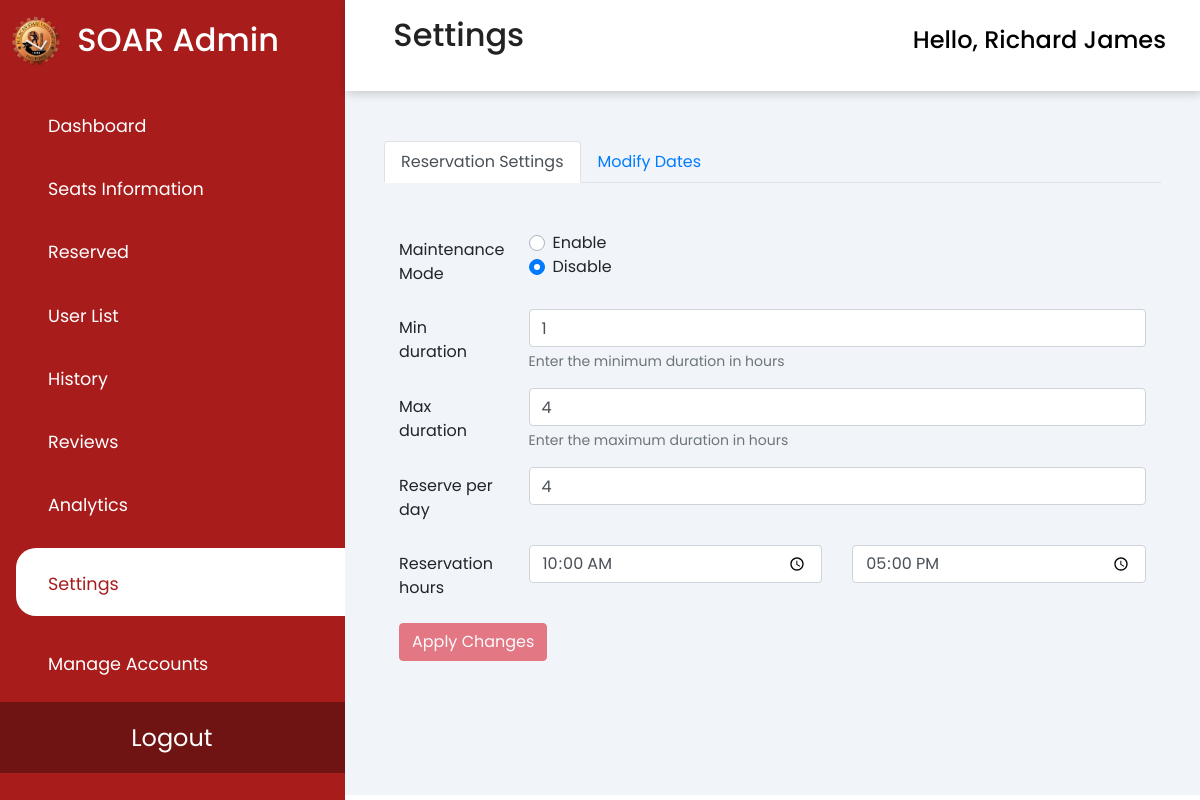
The page /php/settings.php (signed in) on the database as committed earlier.
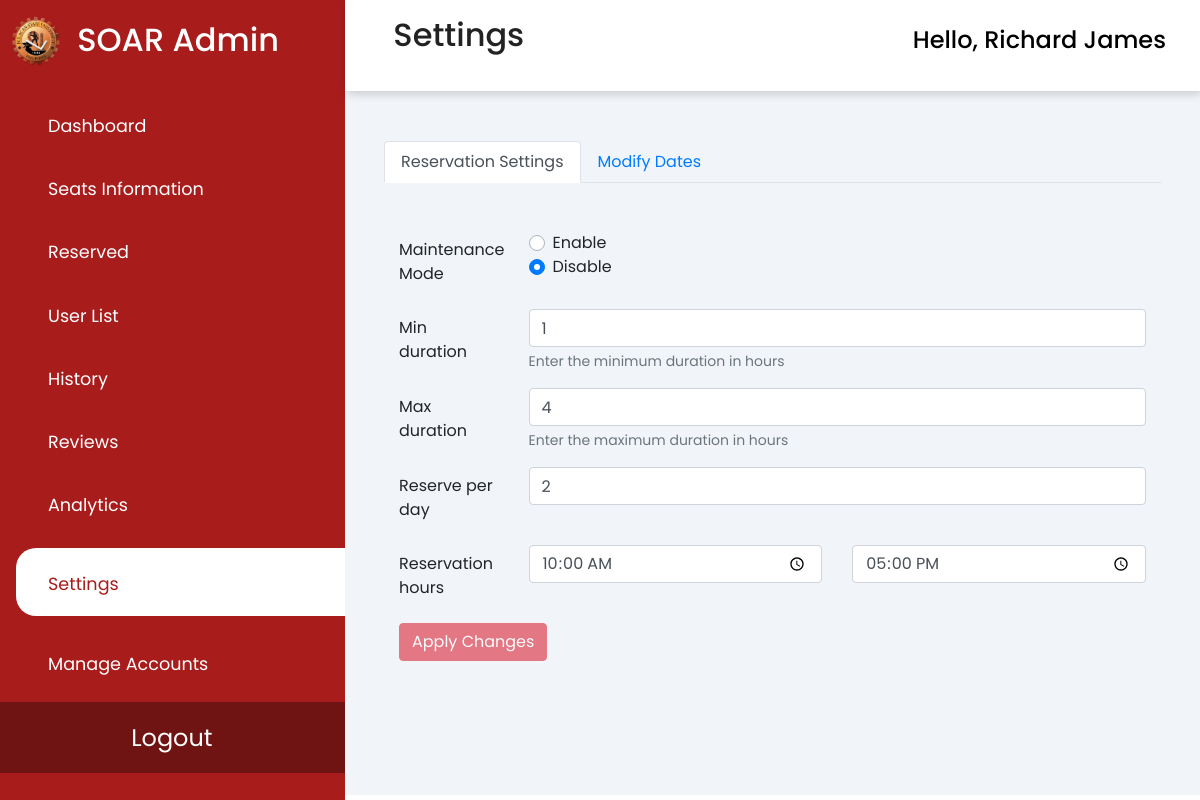
The same page on the database as committed later.
### tables this page shows
CREATE TABLE `settings` (
  `settings_id` int(11) NOT NULL,
  `reservation` tinyint(1) DEFAULT NULL,
  `minDuration` int(11) DEFAULT NULL,
  `maxDuration` int(11) DEFAULT NULL,
  `reservePerDay` int(11) NOT NULL,
  `start_hour` time NOT NULL,
  `end_hour` time NOT NULL,
  `disabled_dates` text DEFAULT NULL
);

### php/settings.php (the view, shortened to what the changed rows need)
<?php
require 'connect.php';
?>
<!DOCTYPE HTML>
<html>
<link rel="stylesheet" href="https://cdn.jsdelivr.net/npm/sweetalert2@10.16.6/dist/sweetalert2.min.css">
<head>
    <link rel="stylesheet" href="https://cdn.jsdelivr.net/npm/bootstrap@4.6.2/dist/css/bootstrap.min.css"
>
    <link rel="stylesheet" type="text/css" href="css/analytics.css" />
    <link rel="stylesheet"
        href="https://maxst.icons8.com/vue-static/landings/line-awesome/line-awesome/1.3.0/css/line-awesome.min.css">
        <link rel="stylesheet" href="https://cdn.jsdelivr.net/npm/flatpickr/dist/flatpickr.min.css">
</head>
<body>
    <div class="sidebar">
        <div class="sidebar-brand">
            <h2> <span>SOAR Admin</span></h2>
        </div>
    </div>
    <div class="header">
        <header>
            <h2>
                <label for="nav-toggle">
                    <div class="toggle">
                        <span class="la la-bars"></span>
                    </div>
                </label>
                Settings
            </h2>
        </header>
    </div>
    <div class="main-content">
        <?php
        $sql = "SELECT * FROM `settings` WHERE `settings_id` = 1";
        $result = mysqli_query($conn, $sql);
        if ($result && mysqli_num_rows($result) > 0) {
            $settings = mysqli_fetch_assoc($result);
        } else {
            echo "Error retrieving settings: " . mysqli_error($conn);
        }
        $sql2 = "SELECT * FROM `settings` WHERE `settings_id` = 1";
        $result2 = mysqli_query($conn, $sql2);
        ?>
        <main>
        <div class="container mt-4">
  <div class="tab-content" id="myTabContent">
    <div class="tab-pane fade show active" id="reservation" role="tabpanel" aria-labelledby="reservation-tab">
      <div class="container mt-4">
                <br>
                <form id="settings-form" action="<?php echo $_SERVER['PHP_SELF']; ?>" method="POST">
                    <div class="form-group row">
                        <div class="col-sm-10">
                            <input type="number" class="form-control" id="min_duration" name="min_duration"
                                value="<?php echo $settings['minDuration']; ?>">
                            <small class="form-text text-muted">Enter the minimum duration in hours</small>
                        </div>
                    </div>
                    <div class="form-group row">
                        <div class="col-sm-10">
                            <input type="number" class="form-control" id="max_duration" name="max_duration"
                                value="<?php echo $settings['maxDuration']; ?>">
                            <small class="form-text text-muted">Enter the maximum duration in hours</small>
                        </div>
                    </div>
                    <div class="form-group row">
                        <div class="col-sm-10">
                            <input type="number" class="form-control" id="reserve_per_day" name="reserve_per_day"
                                value="<?php echo $settings['reservePerDay']; ?>">
                        </div>
                    </div>
                    <div class="form-group row">
                        <div class="col-sm">
                            <input type="time" class="form-control" id="start_hour" name="start_hour"
                                value="<?php echo $settings['start_hour']; ?>">
                        </div>
                        <div class="col-sm">
                            <input type="time" class="form-control" id="end_hour" name="end_hour"
                                value="<?php echo $settings['end_hour']; ?>">
                        </div>
                    </div>
                </form>
            </div>
    </div>
  </div>
</div>
<br>
<br>
<br>
        </main>
    </div>
</body>
</html>

Rows that differ between the two databases and show on the page:
changed settings: reserve_per_day "4" → "2"
